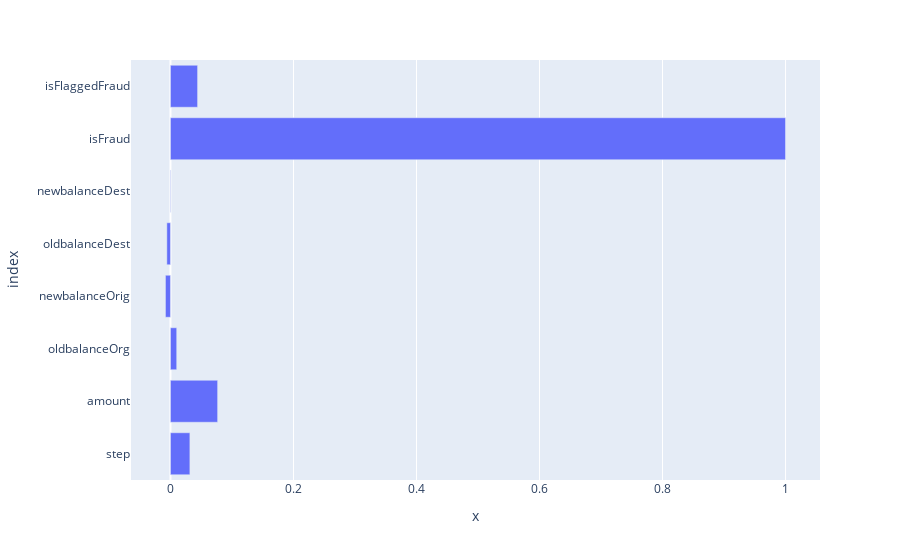

The code cell stored with this chart in its notebook:
### Markdown cell above
#### **Correlation Data**
We check the correlation between data, it is a measure of a mutual relationship between two variables whether they are causal or not. This degree of measurement could be measured on any kind of data type (Continous and Continous, Categorical and Categorical, Continous and Categorical).

### Code cell
# Data Correlation
data_corr = data.corr()
data_corr = data_corr['isFraud']
data_ind = data_corr.index
data_val = data_corr.values

fig = px.bar(data_corr, x = data_val, y = data_ind)
fig.show()

### Figure 1 — Plotly figure (JSON) as saved in the notebook; plotly's stock layout.template omitted (floating-point values rounded to 4 significant figures)
{"data": [{"alignmentgroup": "True", "hovertemplate": "x=%{x}<br>index=%{y}<extra></extra>", "legendgroup": "", "marker": {"color": "#636efa", "pattern": {"shape": ""}}, "name": "", "offsetgroup": "", "orientation": "h", "showlegend": false, "textposition": "auto", "type": "bar", "x": [0.03158, 0.07669, 0.01015, -0.008148, -0.005885, 0.0005353, 1, 0.04411], "xaxis": "x", "y": ["step", "amount", "oldbalanceOrg", "newbalanceOrig", "oldbalanceDest", "newbalanceDest", "isFraud", "isFlaggedFraud"], "yaxis": "y"}], "layout": {"barmode": "relative", "legend": {"tracegroupgap": 0}, "margin": {"t": 60}, "xaxis": {"anchor": "y", "domain": [0, 1], "title": {"text": "x"}}, "yaxis": {"anchor": "x", "domain": [0, 1], "title": {"text": "index"}}}}
